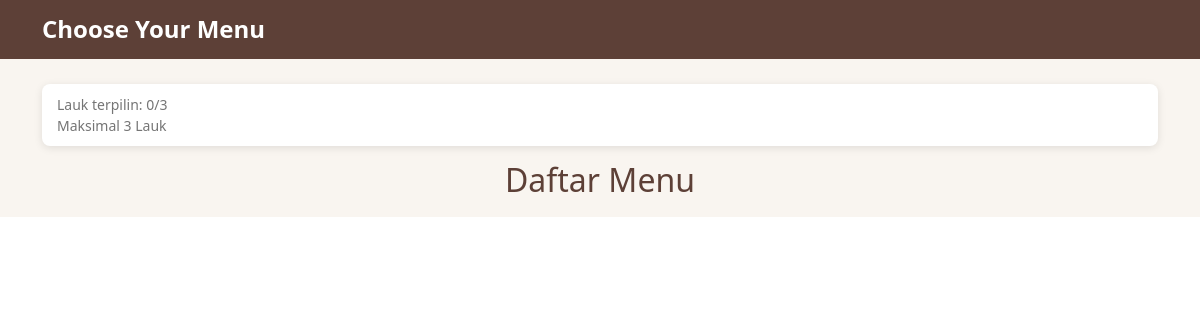
The page /UserPage/PesanMenu.php on the database as committed earlier.
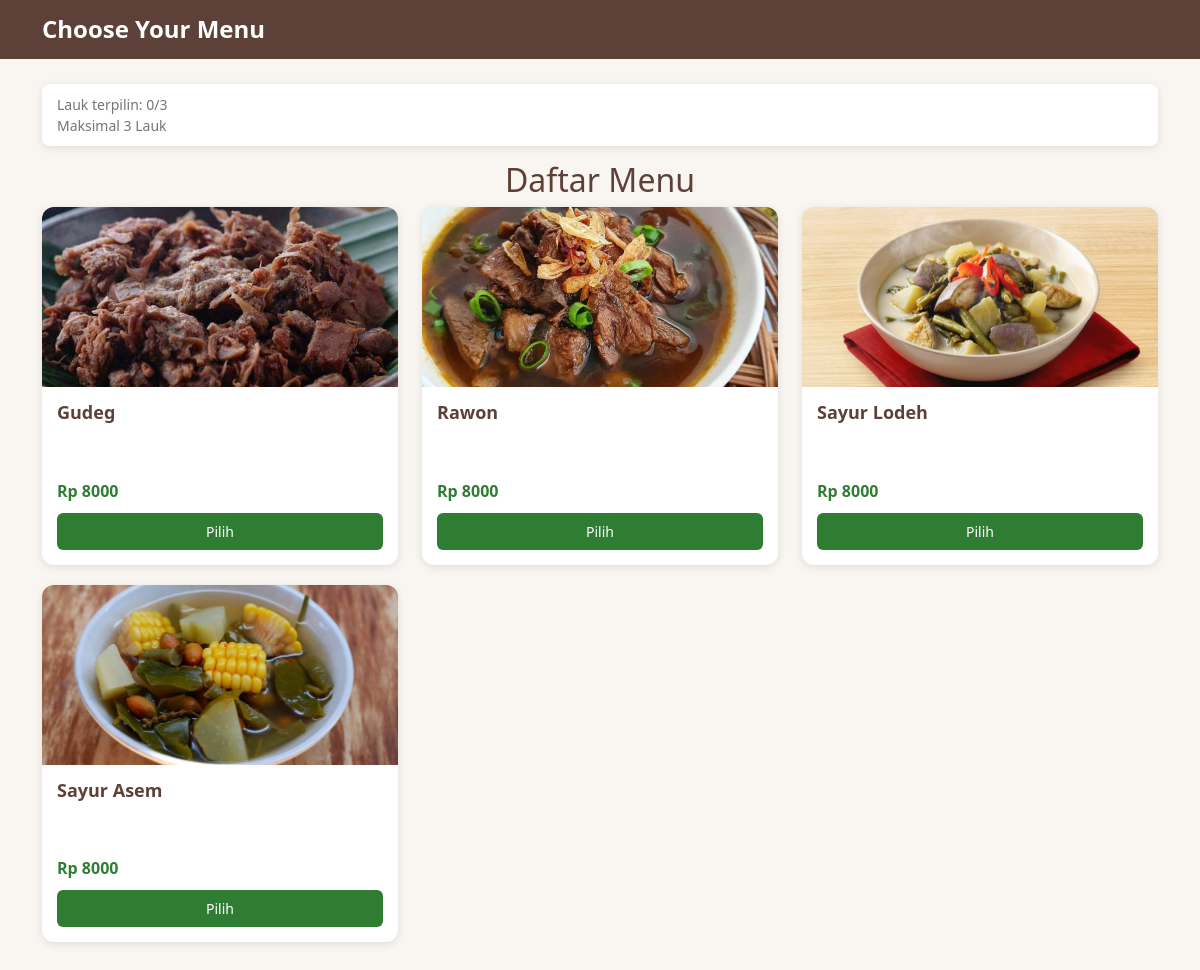
The same page on the database as committed later.
### tables this page shows
CREATE TABLE `datamenu` (
  `IDMenu` int(10) NOT NULL,
  `NamaMenu` varchar(30) NOT NULL,
  `HargaMenu` int(9) NOT NULL,
  `GambarMenu` varchar(30) NOT NULL,
  `Kategori` varchar(30) NOT NULL,
  `Stok` int(3) NOT NULL,
  `Deskripsi` text NOT NULL
);

### UserPage/PesanMenu.php (the view, shortened to what this page needs)
<?php
include "function.php";
$query = "SELECT * FROM datamenu";
$hasil = mysqli_query($koneksidb, $query);
?>
<!DOCTYPE html>
<html lang="id">
<head>
    <link href="https://cdn.jsdelivr.net/npm/bootstrap@5.3.0-alpha1/dist/css/bootstrap.min.css" rel="stylesheet">
    <link rel="stylesheet" href="../style/PesanMenu.css">
    <link rel="stylesheet" href="https://cdn.jsdelivr.net/npm/bootstrap-icons@1.10.0/font/bootstrap-icons.css">
</head>
<body>
    <div class="header">
        <div class="container">
            <div class="row align-items-center">
                <div class="col">
                    <h1 class="page-name">Choose Your Menu</h1>
                </div>
            </div>
        </div>
    </div>
    <section class="menu-section" id="menu">
        <div class="container">
            <div class="selection-info">
                Lauk terpilin: 0/3
                <br>
                Maksimal 3 Lauk
            </div>
            <h2 class="text-center">Daftar Menu</h2>
            <div class="row">
                <?php while($data = mysqli_fetch_assoc($hasil)){ ?>
                    <div class="col-12 col-md-6 col-lg-4">
                        <div class="menu-card">
                            <div class="menu-image" style="background-image: url('../img/<?= $data["GambarMenu"]; ?>');"></div>
                            <div class="menu-content">
                                <h3 class="menu-name"><?= $data["NamaMenu"]; ?></h3>
                                <p class="menu-description"><?= $data["Deskripsi"]; ?></p>
                                <div class="menu-price">Rp <?= $data["HargaMenu"]; ?></div>
                                <button class="select-btn">Pilih</button>
                            </div>
                        </div>
                    </div>
                <?php } ?>
            </div>
        </div>
    </section>
</body>
</html>

### style/PesanMenu.css (style rules this page uses)
body { font-family: 'Segoe UI', Tahoma, Geneva, Verdana, sans-serif; color: #5D4037; }
.header { background-color: #5D4037; color: white; padding: 15px 0; box-shadow: 0 2px 4px rgba(0, 0, 0, 0.1); }
.page-name { font-size: 24px; font-weight: 700; margin: 0; }
.menu-section { padding: 10px 10px; background-color: #f9f5f0; }
.selection-info { background-color: white; padding: 10px 15px; border-radius: 8px; margin: 15px 0; box-shadow: 0 2px 8px rgba(0, 0, 0, 0.1); font-size: 14px; color: #757575; }
.menu-card { background-color: white; border-radius: 12px; overflow: hidden; box-shadow: 0 2px 8px rgba(0, 0, 0, 0.1); margin-bottom: 20px; transition: transform 0.3s, box-shadow 0.3s; }
.menu-image { height: 180px; background-color: #e0e0e0; background-size: cover; background-position: center; }
.menu-content { padding: 15px; }
.menu-name { font-size: 18px; font-weight: 600; margin-bottom: 5px; }
.menu-description { font-size: 14px; color: #757575; margin-bottom: 10px; height: 40px; overflow: hidden; }
.menu-price { font-size: 16px; font-weight: 600; color: #2e7d32; margin-bottom: 10px; }
.select-btn { background-color: #2e7d32; color: white; border: none; border-radius: 6px; padding: 8px 15px; font-size: 14px; width: 100%; transition: background-color 0.3s; }

Rows that differ between the two databases and show on the page:
added datamenu: GambarMenu (picture), NamaMenu "Gudeg", HargaMenu "8000"
added datamenu: GambarMenu (picture), NamaMenu "Rawon", HargaMenu "8000"
added datamenu: GambarMenu (picture), NamaMenu "Sayur Lodeh", HargaMenu "8000"
added datamenu: GambarMenu (picture), NamaMenu "Sayur Asem", HargaMenu "8000"
